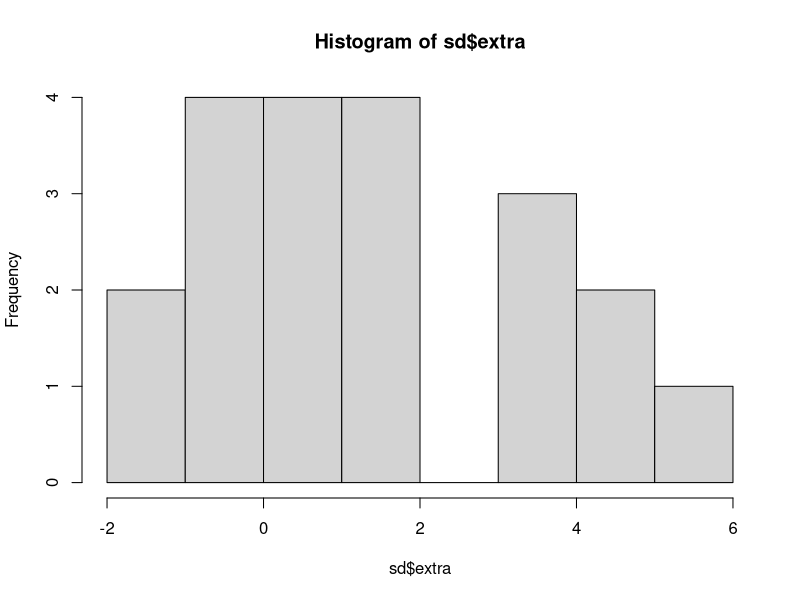
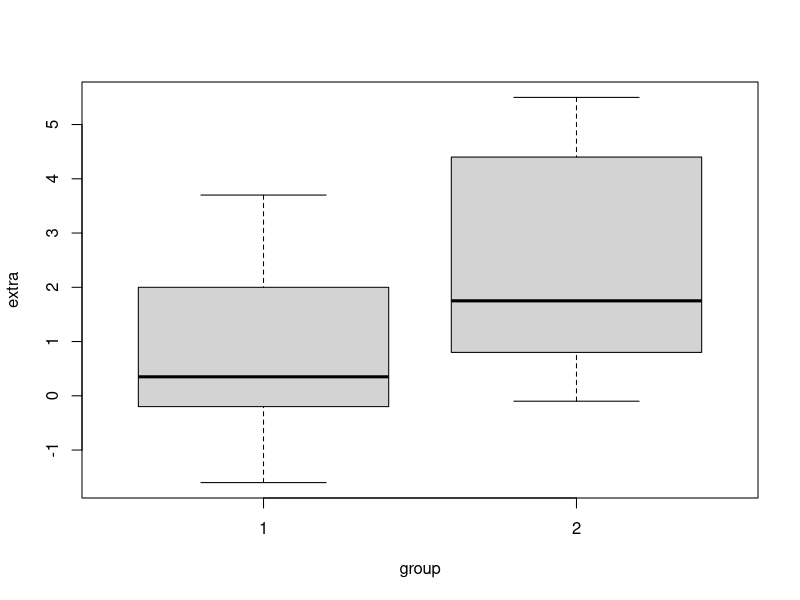

The R script that drew these images, in order:
#!/usr/bin/env Rscript
# LOAD DATA & SELECT VARIABLES
library("datasets")
# Load the datasets package.
sleep[1:5, ] 
# Show the first 5 cases.
# Save just the first two variables.
sd <- sleep[, 1:2] 
sd[1:5, ] 
# Show the first 5 cases.
# GRAPHICAL CHECKS
hist(sd$extra) 
# Histogram of extra sleep.
# Boxplots by group.
boxplot(extra ~ group, data = sd) 
# TWO-SAMPLE T-TEST WITH DEFAULTS
t.test(extra ~ group, data = sd)

# TWO-SAMPLE T-TEST WITH OPTIONS
t.test(extra ~ group, # Same: Specifies variables.
 data = sd, # Same: Specifies data set.
 alternative = "less", # One-tailed test.
 conf.level = 0.80) # 80% CI (vs. 95%)

# SIMULATED DATA IN TWO VARIABLES
x <- rnorm(30, mean = 20, sd = 5)
y <- rnorm(30, mean = 24, sd = 6)
t.test(x, y)

# CLEAN UP
# Unloads data sets package.
detach("package:datasets", unload = TRUE) 
# Remove all objects from workspace.
rm(list = ls()) 
